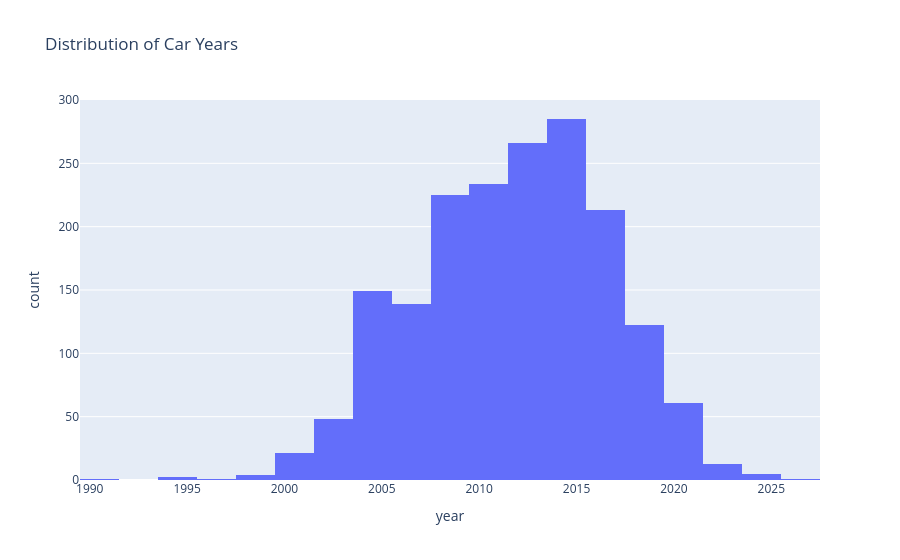

Notebook code cell kept with this figure:
### Code cell
fig = px.histogram(
    jiji,
    x='year',
    nbins=20,
    title='Distribution of Car Years'
)
fig.show()

### Figure 1 — Plotly figure (JSON) as saved in the notebook; plotly's stock layout.template omitted (floating-point values rounded to 4 significant figures; data arrays with more than 128 entries replaced by an {"elided": "..."} marker saying what was removed)
{"data": [{"bingroup": "x", "hovertemplate": "year=%{x}<br>count=%{y}<extra></extra>", "legendgroup": "", "marker": {"color": "#636efa", "pattern": {"shape": ""}}, "name": "", "nbinsx": 20, "orientation": "v", "showlegend": false, "type": "histogram", "x": {"elided": "1790 float values"}, "xaxis": "x", "yaxis": "y"}], "layout": {"barmode": "relative", "legend": {"tracegroupgap": 0}, "title": {"text": "Distribution of Car Years"}, "xaxis": {"anchor": "y", "domain": [0, 1], "title": {"text": "year"}}, "yaxis": {"anchor": "x", "domain": [0, 1], "title": {"text": "count"}}}}
